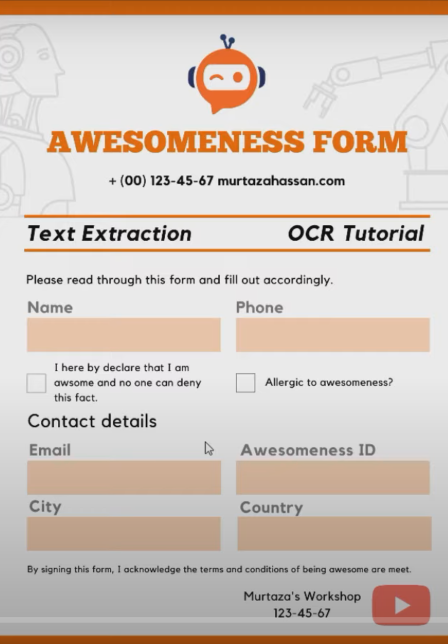
#> input picture Query1.png, 448 x 644 px
$ python main.py
#> lines starting #> are read from the running program, lines starting #| are printed output that depends on the picture
import cv2
import numpy as np
import pytesseract
import os

per = 25
pixelThreshold = 150
roi = [[(28, 320), (220, 350), 'text', 'Name'],
       [(238, 318), (426, 348), 'text', 'Phone'],
       [(26, 378), (40, 392), 'box', 'Sign'],
       [(238, 376), (254, 390), 'box', 'Allergic'],
       [(32, 458), (222, 494), 'text', 'Email'],
       [(236, 458), (428, 494), 'text', 'ID'],
       [(30, 514), (218, 550), 'text', 'City'],
       [(240, 514), (430, 550), 'text', 'Country']]


pytesseract.pytesseract.tesseract_cmd = 'C:\\Program Files (x86)\\Tesseract-OCR\\tesseract.exe'

imgQ = cv2.imread('Query1.png')
#> imgQ is the input picture: shape (644, 448, 3); mean B, G, R 189.8, 198.4, 210.4
h, w, c = imgQ.shape
#> h = 644; w = 448; c = 3
orb = cv2.ORB_create(1000)
kp1, des1 = orb.detectAndCompute(imgQ, None)
#> kp1 = 1000 keypoints; strongest (x, y, size): (251, 181, 31), (382, 236, 31), (303, 181, 31), (329, 181, 31)
#impkp1 = cv2.drawKeypoints(imgQ,kp1,None)

path = 'UserForms'
myPicList = os.listdir(path)
print(myPicList)

for j, y in enumerate(myPicList):
    img = cv2.imread(path + "/" + y)
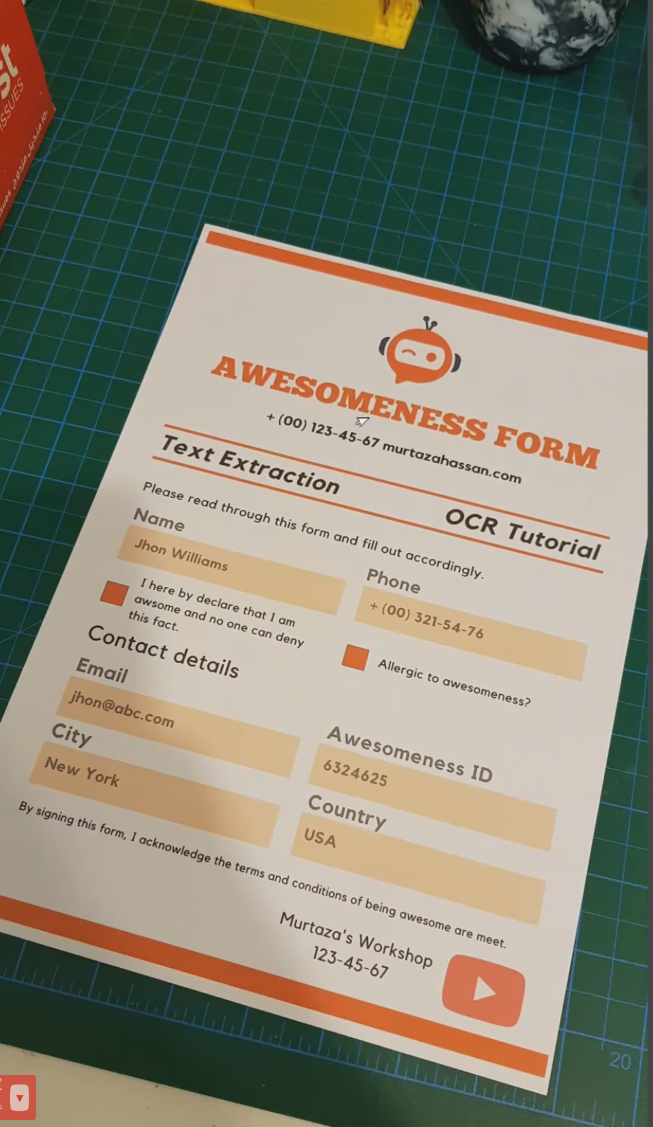
#> input picture UserForms/Test (1).png, 653 x 1127 px
#> img is the input picture: shape (1127, 653, 3); mean B, G, R 114.4, 130.7, 130.5
    #img = cv2.resize(img, (w//3, h//3))
    #cv2.imshow(y, img)
    kp2, des2 = orb.detectAndCompute(img, None)
#> kp2 = 1000 keypoints; strongest (x, y, size): (366, 442, 31), (435, 459, 31), (453, 463, 31), (475, 469, 31)
    bf = cv2.BFMatcher(cv2.NORM_HAMMING)
    matches = bf.match(des2, des1)
#> matches = 1000 matches
    matches = sorted(matches, key=lambda x: x.distance)
    good = matches[:int(len(matches)*(per/100))]
#> good = 250 matches
    imgMatch = cv2.drawMatches(img, kp2, imgQ, kp1, good[:100], None, flags=2)
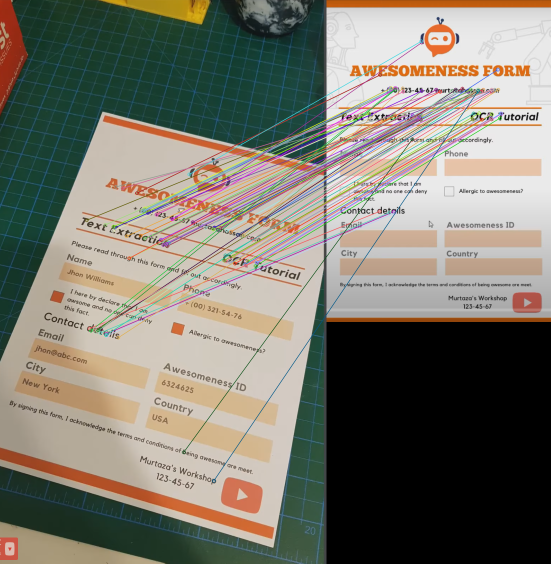
#> imgMatch: shape (1127, 1101, 3) (shown at 1/2 size); mean B, G, R 109.9, 121.3, 124
    #imgMatch = cv2.resize(imgMatch, (w//2, h//2))
    #cv2.imshow(y, imgMatch)
    srcPoints = np.float32([kp2[m.queryIdx].pt for m in good]).reshape(-1, 1, 2)
#> srcPoints = 250 rows, first 8: [490.8, 522], [385, 444], [335.9, 485.2], [295.2, 426], [274.7, 385.2], [296.4, 418.8], [289.2, 416.4], [333.6, 492]
    dstPoints = np.float32([kp1[m.trainIdx].pt for m in good]).reshape(-1, 1, 2)
#> dstPoints = 250 rows, first 8: [326.4, 229.2], [219, 179], [188.7, 232.2], [127, 176], [107.5, 149.3], [136, 176], [129, 176], [188.4, 238.8]

    M, _ =cv2.findHomography(srcPoints, dstPoints, cv2.RANSAC, 5.0)
#> M = [[1.02, 0.404, -310.6], [-0.308, 1.28, -234.3], [-4.54e-05, 0.000469, 1]]
    imgScan = cv2.warpPerspective(img, M, (w, h))
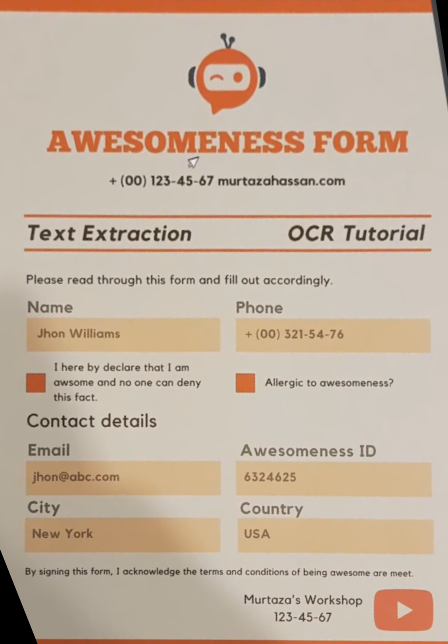
#> imgScan: shape (644, 448, 3); mean B, G, R 160.8, 178.5, 196.7
    #imgScan = cv2.resize(imgScan, (w//2, h//2))
    cv2.imshow(y, imgScan)

    imgShow = imgScan.copy()
    imgMask = np.zeros_like(imgShow)

    myData = []
    print(f'#################Extracting Data from Form {j}###########')
    for x, r in enumerate(roi):
        cv2.rectangle(imgMask, ((r[0][0]), r[0][1]), ((r[1][0]), r[1][1]), (0, 255, 0), cv2.FILLED)
        imgShow = cv2.addWeighted(imgShow, 0.99, imgMask, 0.1, 0)

        imgCrop = imgScan[r[0][1]:r[1][1], r[0][0]:r[1][0]]
        cv2.imshow(str(x), imgCrop)

        if r[2] == 'text':

#> (the run stopped early here; a loop or call above may not have finished)
